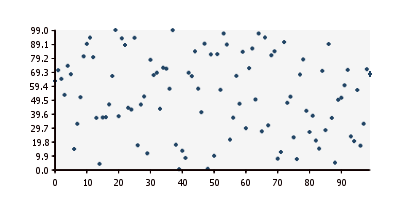

Write the Python code that produced this figure.
# Copyright (c) 2007-2008 by Lorenzo Gil Sanchez <lorenzo.gil.sanchez@gmail.com>
#
# This file is part of PyCha.
#
# PyCha is free software: you can redistribute it and/or modify
# it under the terms of the GNU Lesser General Public License as published by
# the Free Software Foundation, either version 3 of the License, or
# (at your option) any later version.
#
# PyCha is distributed in the hope that it will be useful,
# but WITHOUT ANY WARRANTY; without even the implied warranty of
# MERCHANTABILITY or FITNESS FOR A PARTICULAR PURPOSE.  See the
# GNU Lesser General Public License for more details.
#
# You should have received a copy of the GNU Lesser General Public License
# along with PyCha.  If not, see <http://www.gnu.org/licenses/>.

import random
import sys

import cairo

import pycha.scatter

def scatterplotChart(output):
    surface = cairo.ImageSurface(cairo.FORMAT_ARGB32, 400, 200)

    dataSet = (
        ('points', [(i, random.random() * 100.0) for i in range(100)]),
        )

    options = {
        'background': {
            'color': '#eeeeff',
            'lineColor': '#444444'
        },
        'colorScheme': {
            'name': 'gradient',
            'args': {
                'initialColor': 'blue',
                },
            },
        'legend': {
            'hide': True,
            },
        'padding': {
            'left': 55
        }
    }
    chart = pycha.scatter.ScatterplotChart(surface, options)

    chart.addDataset(dataSet)
    chart.render()

    surface.write_to_png(output)

if __name__ == '__main__':
    if len(sys.argv) > 1:
        output = sys.argv[1]
    else:
        output = 'scatterchart.png'
    scatterplotChart(output)
